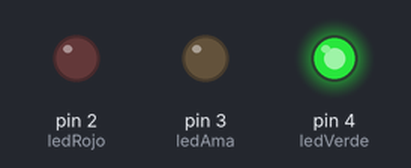
The sketch below on a simulated Arduino Uno, built with avr-gcc and run on an emulated ATmega328P. On the bench: output pins drawn as LEDs (lit = HIGH).

Above: at 1.2 s.
At 5.2 s:
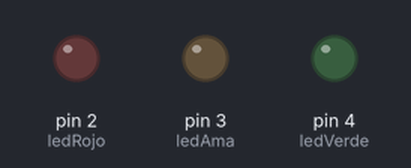
At 6.7 s:
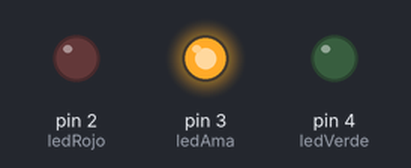
At 9.0 s:
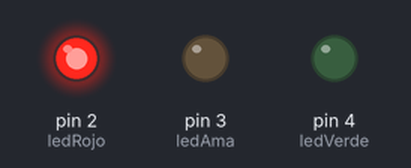
Timing chart, 0 to 13.7 s (numbered marks = the images above):
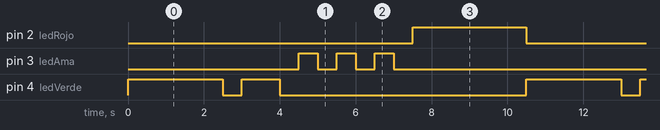

The sketch:

Practica_2_Led_con_Protoboard.ino
```cpp
int ledRojo=2,ledAma=3,ledVerde=4;
void setup() {
  // Se configuran los pines 2,3,4 para salida:
     pinMode(ledRojo,OUTPUT);
     pinMode(ledAma,OUTPUT);
     pinMode(ledVerde,OUTPUT);
}
void loop() {
  //Se activa el led verde durant 2.5 segundos, se apaga durante 0.5 s
   digitalWrite(ledVerde,HIGH);
   delay(2500);
   digitalWrite(ledVerde,LOW);
   delay(500);
   digitalWrite(ledVerde,HIGH);
   delay(1000);
   digitalWrite(ledVerde,LOW);
   delay(500);
  //El ciclo esta 3 veces para hacer parpadear durante medio segundo el led amarillo
  for(int i=0; i<3;i++){
      digitalWrite(ledAma,HIGH);
      delay(500);
      digitalWrite(ledAma,LOW);
      delay(500);
  }
  digitalWrite(ledRojo,LOW);
  digitalWrite(ledRojo,HIGH);
  delay(3000);
  digitalWrite(ledRojo,LOW);
 }
```

Measured:
- by itself, pin 2 (ledRojo): alternates HIGH for 3.0 s and LOW for 7.5 s
- by itself, pin 3 (ledAma): repeats every 10.5 s: 2 × (LOW 0.50 s, HIGH 0.50 s), LOW 8.0 s, HIGH 0.50 s
- by itself, pin 4 (ledVerde): repeats every 10.5 s: LOW 0.50 s, HIGH 1.0 s, LOW 6.5 s, HIGH 2.5 s
